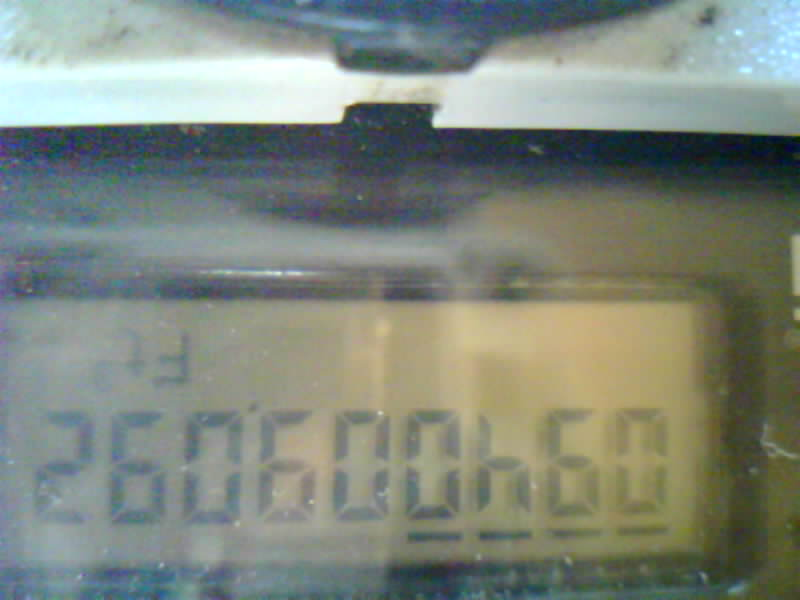
#> input picture cnn/data/frames/094009092_1781313996176.jpg, 800 x 600 px, found by its file name; its folder holds 4 pictures in this run
$ python rotate_upright.py
#> lines starting #> are read from the running program, lines starting #| are printed output that depends on the picture
#!/usr/bin/env python3
"""Rotate all sample frames 180 deg (camera is mounted upside-down) into a
sibling dir so they can be read right-side-up for ground-truth verification."""
import os
from PIL import Image

SRC = os.path.join(os.path.dirname(__file__), "frames")
DST = os.path.join(os.path.dirname(__file__), "frames_upright")
os.makedirs(DST, exist_ok=True)
n = 0
for f in os.listdir(SRC):
    if not f.endswith(".jpg"):
        continue
    img = Image.open(os.path.join(SRC, f)).rotate(180)
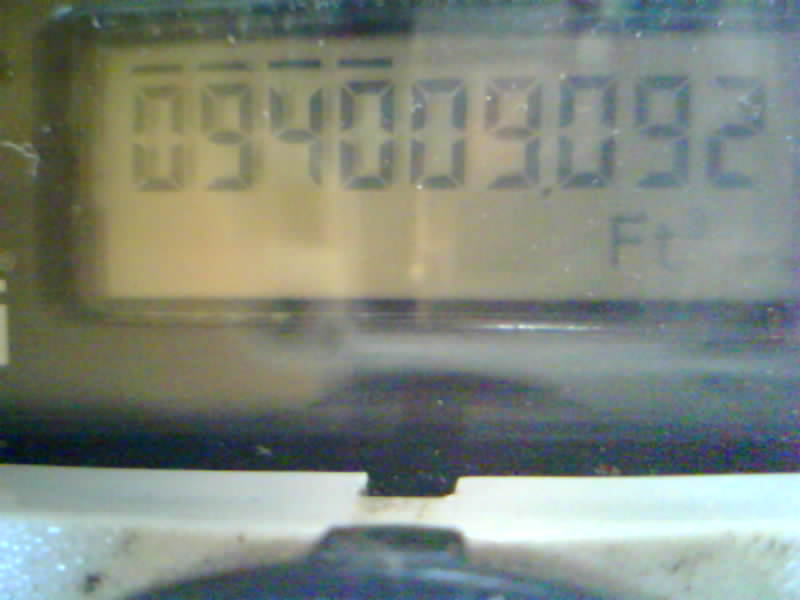
#> img: PIL image 800x600 RGB; mean R, G, B 127.2, 135.2, 124.8
    img.save(os.path.join(DST, f), "JPEG", quality=95)
    n += 1
#> pass 2 of the loop `for f in os.listdir(SRC):`:
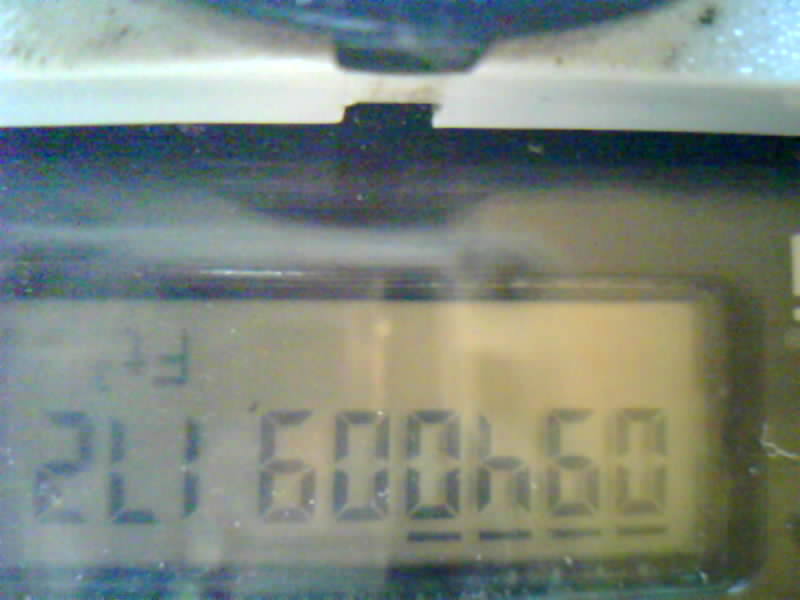
#> input picture cnn/data/frames/094009172_1781314071764_oracle.jpg, 800 x 600 px, found by its file name
#> `img = Image.open(os.path.join(SRC, f)).rotate(180)`:
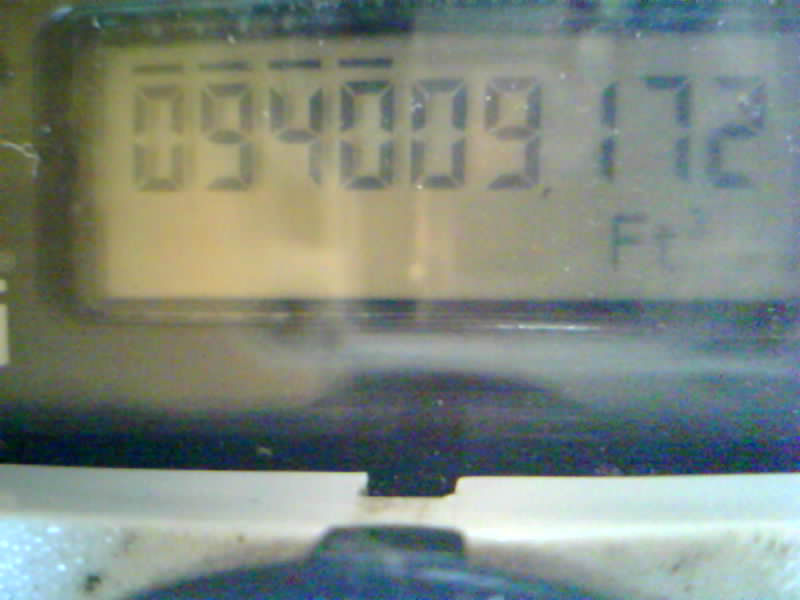
#> img: PIL image 800x600 RGB; mean R, G, B 125.1, 135.3, 126.2
#> pass 3 of the loop `for f in os.listdir(SRC):`:
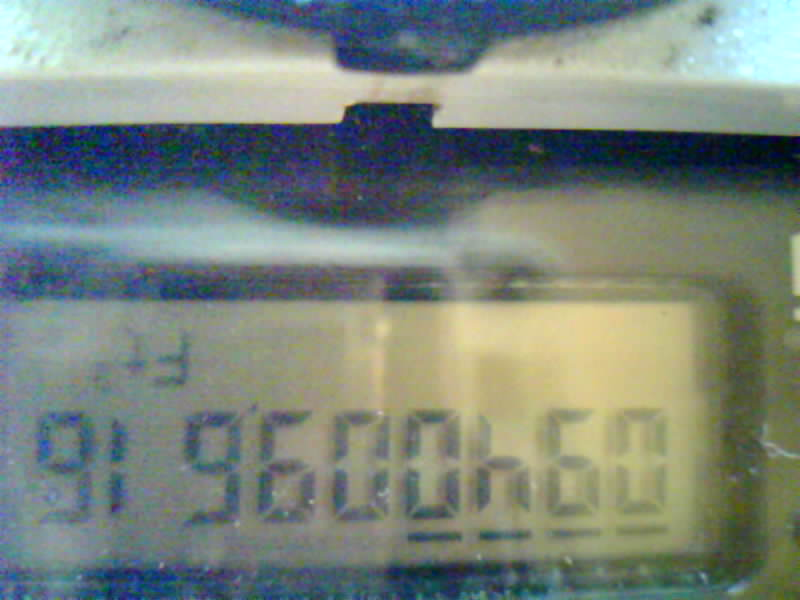
#> input picture cnn/data/frames/094009616_1781314757555_oracle.jpg, 800 x 600 px, found by its file name
#> `img = Image.open(os.path.join(SRC, f)).rotate(180)`:
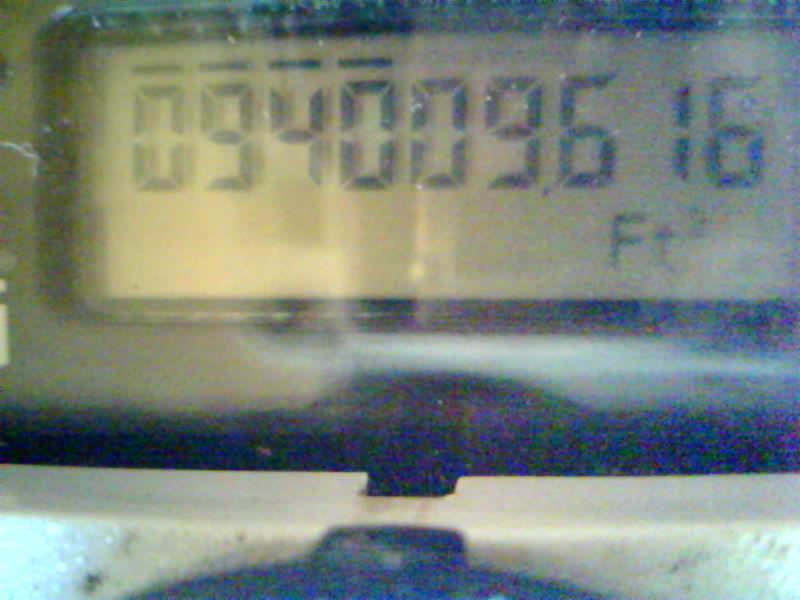
#> img: PIL image 800x600 RGB; mean R, G, B 122.6, 133.5, 124.9
#> the loop made 4 passes; the first 3 are shown
print(f"rotated {n} frames -> {DST}")
